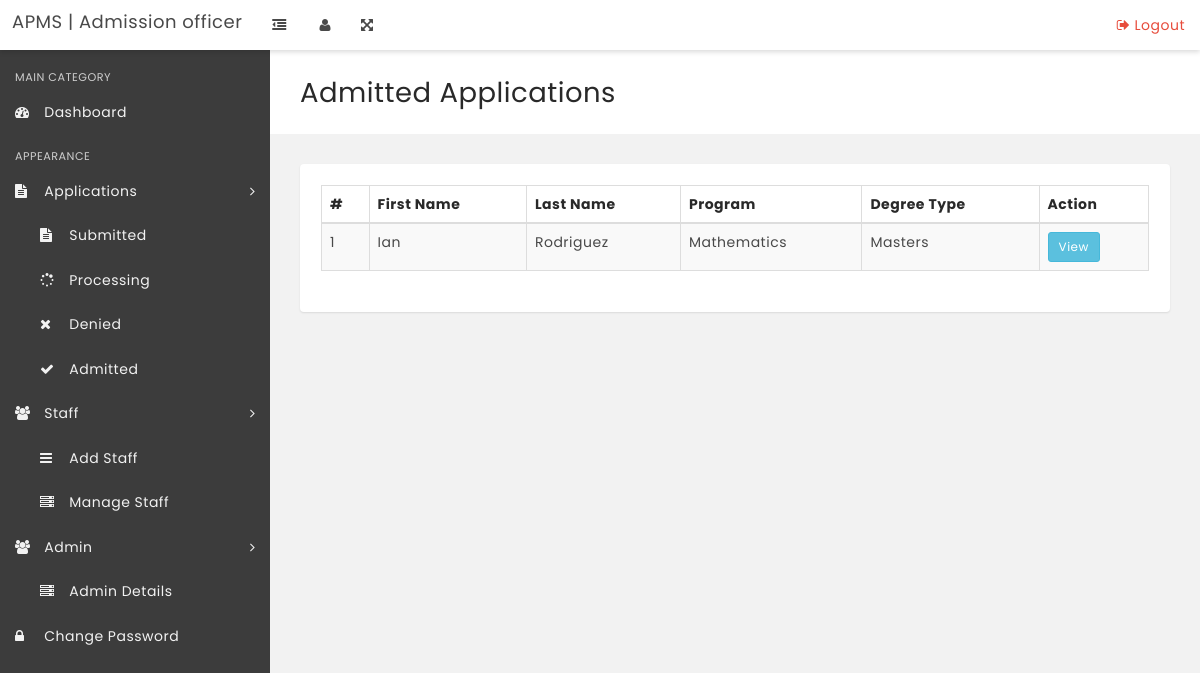
/officer/admit.php (signed in), run on the app's committed database.
### tables this page shows
CREATE TABLE `tbl_applications` (
  `id` int(11) NOT NULL,
  `applicant_id` int(12) NOT NULL,
  `firstName` varchar(50) NOT NULL,
  `middleName` varchar(50) DEFAULT NULL,
  `lastName` varchar(50) NOT NULL,
  `email` varchar(255) NOT NULL,
  `program` varchar(100) NOT NULL,
  `degreeType` enum('Bachelor','Masters','PhD') NOT NULL,
  `session` varchar(50) NOT NULL,
  `universityId` int(11) NOT NULL,
  `disciplinaryIssues` enum('yes','no') NOT NULL,
  `felonyCharge` enum('yes','no') NOT NULL,
  `created_at` timestamp NOT NULL DEFAULT current_timestamp(),
  `updated_at` timestamp NOT NULL DEFAULT current_timestamp() ON UPDATE current_timestamp(),
  `transcripts` varchar(255) DEFAULT NULL,
  `diploma` varchar(255) DEFAULT NULL,
  `statement_of_purpose` varchar(255) DEFAULT NULL,
  `recommendation_letters` varchar(255) DEFAULT NULL,
  `standardized_test_scores` varchar(255) DEFAULT NULL,
  `resume` varchar(255) DEFAULT NULL,
  `personal_statement` varchar(255) DEFAULT NULL,
  `proof_of_english_proficiency` varchar(255) DEFAULT NULL,
  `financial_documents` varchar(255) DEFAULT NULL,
  `passport_copy` varchar(255) DEFAULT NULL,
  `admissionstatus` enum('submitted','processing','denied','admitted') DEFAULT 'submitted',
  `admissionLetter` varchar(255) NOT NULL
);

### officer/admit.php (the view, shortened to what this page needs)
<?php
include('includes/config.php');
if(strlen($_SESSION['ologin']) == "") {
    header("Location: index.php");
} else {
    $email = $_SESSION['ologin'];
    $sql = "SELECT unid FROM tbl_officer WHERE email = :email";
    $query = $dbh->prepare($sql);
    $query->bindParam(':email', $email, PDO::PARAM_STR);
    $query->execute();
    $officer = $query->fetch(PDO::FETCH_OBJ);
    if ($officer) {
        $unid = $officer->unid;
    } else {
        die("Officer not found.");
    }
?>
<!DOCTYPE html>
<html lang="en">
<head>
    <link rel="stylesheet" href="css/bootstrap.min.css" media="screen">
    <link rel="stylesheet" href="css/font-awesome.min.css" media="screen">
    <link rel="stylesheet" href="css/main.css" media="screen">
</head>
<body class="top-navbar-fixed">
    <div class="main-wrapper">
        <?php include('includes/topbar.php');?>
        <div class="content-wrapper">
            <div class="content-container">
                <?php include('includes/leftbar.php');?>
                <div class="main-page">
                    <div class="container-fluid">
                        <div class="row page-title-div">
                            <div class="col-md-6">
                                <h2 class="title">Admitted Applications</h2>
                            </div>
                        </div>
                        <section class="section">
                            <div class="container-fluid">
                                <div class="row">
                                    <div class="col-md-12">
                                        <div class="panel">
                                            <div class="panel-body p-20">
                                                <table id="example" class="display table table-striped table-bordered" cellspacing="0" width="100%">
                                                    <thead>
                                                        <tr>
                                                            <th>#</th>
                                                            <th>First Name</th>
                                                            <th>Last Name</th>
                                                            <th>Program</th>
                                                            <th>Degree Type</th>
                                                            <th>Action</th>
                                                        </tr>
                                                    </thead>
                                                    <tbody>
                                                        <?php
                                                        $sql = "SELECT * FROM tbl_applications WHERE universityId = :unid AND admissionstatus = 'admitted'";
                                                        $query = $dbh->prepare($sql);
                                                        $query->bindParam(':unid', $unid, PDO::PARAM_STR);
                                                        $query->execute();
                                                        $results = $query->fetchAll(PDO::FETCH_OBJ);
                                                        $cnt = 1;
                                                        if($query->rowCount() > 0) {
                                                            foreach($results as $result) {
                                                        ?>
                                                        <tr>
                                                            <td><?php echo htmlentities($cnt);?></td>
                                                            <td><?php echo htmlentities($result->firstName);?></td>
                                                            <td><?php echo htmlentities($result->lastName);?></td>
                                                            <td><?php echo htmlentities($result->program);?></td>
                                                            <td><?php echo htmlentities($result->degreeType);?></td>
                                                            <td>
                                                                <a href="view-admitted.php?appid=<?php echo htmlentities($result->id);?>" class="btn btn-info btn-sm">View</a>
                                                            </td>
                                                        </tr>
                                                        <?php $cnt++; }
                                                        } else {
                                                            echo "<tr><td colspan='7'>No admitted applications found.</td></tr>";
                                                        } ?>
                                                    </tbody>
                                                </table>
                                            </div>
                                        </div>
                                    </div>
                                </div>
                            </div>
                        </section>
                    </div>
                </div>
            </div>
        </div>
    </div>
</body>
</html>
<?php } ?>

### data on the page
tbl_applications: firstName "Ian", lastName "Rodriguez", program "Mathematics", degreeType "Masters"
